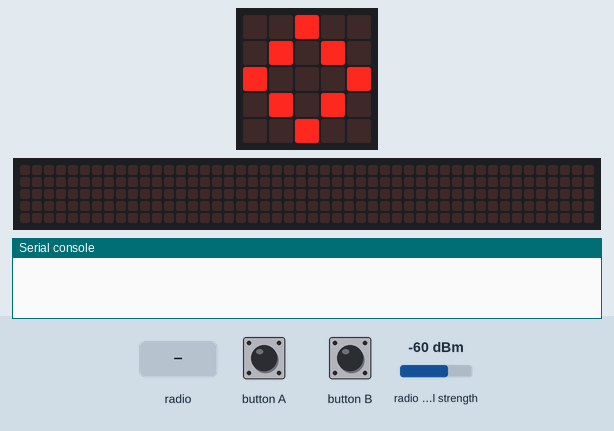
This program was run on a simulated BBC micro:bit running MicroPython. Shown: the board's 5×5 LED display, a strip that is not on the board, showing the scrolling text unrolled, the last lines printed to the serial console. The test bench sets the inputs (shaded band); at power-on: radio signal strength -60 dBm. Random numbers come from a fixed seed; no radio messages arrive unless stated (any console line starting 'radio sent:' is added by the test bench); the 48×5 strip is a reading aid, not a part: it shows the text the display is scrolling, unrolled, one strip-width of it at a time.

Above: at 5.1 s.
At 6.7 s:
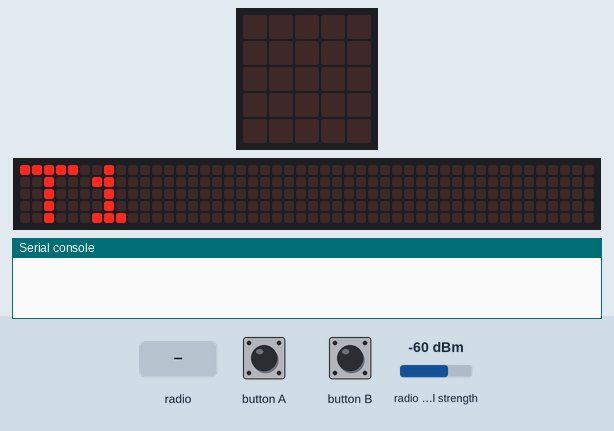
8.0 s: button B pressed for 0.15 s
At 9.7 s:
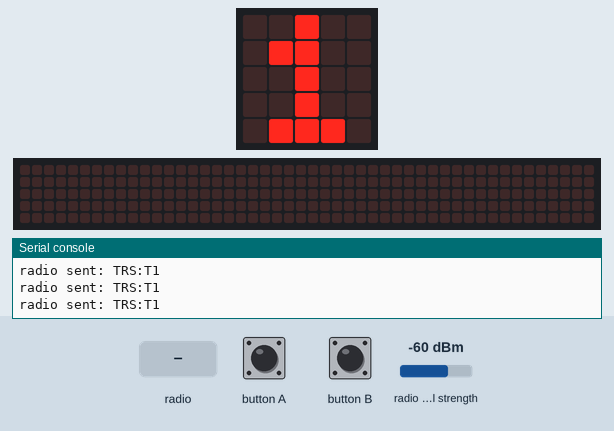
10.0 s: radio message "TRS:{}" arrives
11.5 s: radio message "CLAIM:" arrives
13.0 s: button B pressed for 1 s
At 14.4 s:
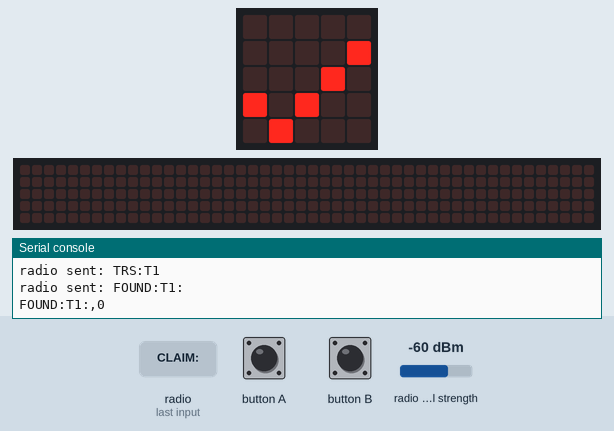
16.7 s: button B pressed for 3.2 s
At 17.1 s:
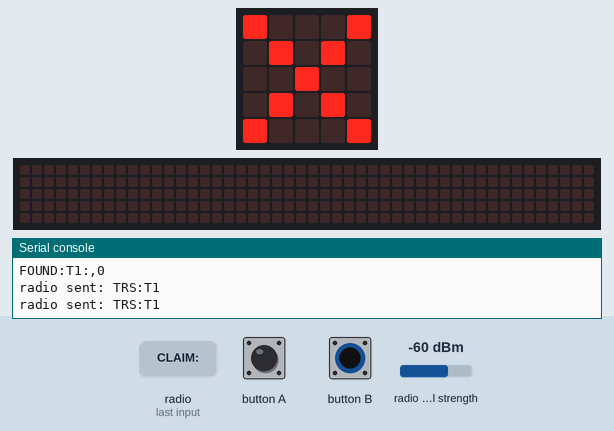
Timing chart, 0 to 19.7 s (numbered marks = the images above; inputs shaded):
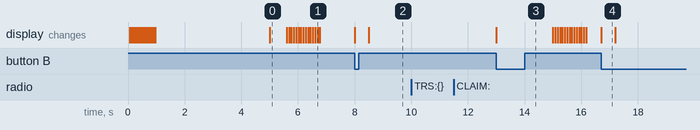

The program:

mb_treasure.py
```python
# mb_treasure.py - Treasure Hunt TEST version
# Flash onto treasure micro:bits.
# In the 3-micro:bit test, ONE treasure is plugged into USB and acts as the relay.
# REUSE: minus the serial relay section below = full version mb_treasure.py (see treasure_hunt\microbit\mb_treasure.py)
# RADIO_GROUP=42, RADIO_POWER=3 (lower power = better proximity ranging)

import radio
import microbit
from microbit import display, button_a, button_b, Image, sleep, running_time
import random

# ---------------------------------------------------------------------------
# Calibration constants (recalibrate each session with actual hardware)
# ---------------------------------------------------------------------------
RSSI_HOT   = -50   # very close / found  <- CALIBRATE THIS each session
RSSI_WARM  = -65   # getting warmer       <- CALIBRATE THIS each session
RSSI_FLOOR = -80   # max useful range     <- CALIBRATE THIS each session

RADIO_GROUP = 42
RADIO_POWER = 3    # lower power = better proximity range

BROADCAST_INTERVAL = 300   # ms between TRS broadcasts
BROADCAST_JITTER   = 80    # ±ms jitter
CLAIM_WINDOW_MS    = 10000 # max ms between CLAIM and B-press on treasure

# ---------------------------------------------------------------------------
# ID assignment via Button B presses during 5-second boot window
# Button A confirms immediately (or wait 5 s for default T1)
# ---------------------------------------------------------------------------
def assign_id():
    display.scroll('T?', delay=60, wait=False)
    press_count = 0
    deadline = running_time() + 5000
    while running_time() < deadline:
        if button_b.was_pressed():
            press_count += 1
            display.show(str(press_count))
        if button_a.was_pressed():
            break
    treasure_id = max(1, min(5, press_count)) if press_count > 0 else 1
    return 'T{}'.format(treasure_id)

TREASURE_ID = assign_id()

# Show treasure chest icon then ID
display.show(Image.DIAMOND)
sleep(600)
display.scroll(TREASURE_ID, delay=80)

# ---------------------------------------------------------------------------
# Radio setup
# ---------------------------------------------------------------------------
radio.config(group=RADIO_GROUP, power=RADIO_POWER, queue=8, length=64)
radio.on()

# ---------------------------------------------------------------------------
# State
# ---------------------------------------------------------------------------
last_claim         = None   # hunter_id of most recent CLAIM received
last_claim_time_ms = 0      # running_time() when claim arrived
next_broadcast_ms  = 0      # schedule next TRS broadcast

# ---------------------------------------------------------------------------
# Helper: MicroPython v2 bytes decoding (REQUIRED for receive_full)
# ---------------------------------------------------------------------------
def decode_packet(packet):
    """Return (text, rssi) or (None, None) if packet is invalid."""
    if packet is None:
        return None, None
    raw, rssi_val, _ = packet
    if isinstance(raw, bytes):
        text = "".join(chr(b) for b in raw[3:] if 32 <= b < 127).strip()
    else:
        text = str(raw).strip()
    return text, rssi_val

# ---------------------------------------------------------------------------
# Main loop
# ---------------------------------------------------------------------------
while True:
    now = running_time()

    # --- Broadcast TRS beacon ---
    if now >= next_broadcast_ms:
        radio.send('TRS:{}'.format(TREASURE_ID))
        next_broadcast_ms = now + BROADCAST_INTERVAL + random.randint(-BROADCAST_JITTER, BROADCAST_JITTER)

    # --- Receive radio packets ---
    packet = radio.receive_full()
    text, rssi_val = decode_packet(packet)

    if text:
        # --- SERIAL RELAY (remove this block for full version) ---
        # This section is only active when the micro:bit is USB-connected.
        # Forwards every received packet to the computer as: <text>,<rssi>
        # In the full version a dedicated bridge micro:bit handles this role.
        print('{},{}'.format(text, rssi_val))
        # --- END SERIAL RELAY ---

        # Track incoming CLAIM packets
        if text.startswith('CLAIM:'):
            # Format: CLAIM:H<id>
            parts = text.split(':')
            if len(parts) == 2:
                last_claim = parts[1]          # e.g. 'H1'
                last_claim_time_ms = running_time()

    # --- FOUND mechanic: Button B on treasure confirms find ---
    if button_b.was_pressed():
        if (last_claim is not None and
                (running_time() - last_claim_time_ms) <= CLAIM_WINDOW_MS):
            found_msg = 'FOUND:{}:{}'.format(TREASURE_ID, last_claim)
            radio.send(found_msg)
            # Also print to serial so relay (this device) captures it
            print('{},{}'.format(found_msg, 0))
            display.show(Image.YES)
            sleep(2000)
            display.scroll(TREASURE_ID, delay=80)
            last_claim = None
            last_claim_time_ms = 0
        else:
            # No recent claim or window expired - flash to indicate nothing to confirm
            display.show(Image.NO)
            sleep(500)
            display.show(TREASURE_ID[1])  # show numeric part
```

Measured:
- after the input at 8.0 s, the display: first changes at once (image 2 shows a later state)
- after the input at 13.0 s, the display: changes at once (image 3)
- after the input at 16.7 s, the display: changes at once (image 4)
- what the display in image 0 shows lasts 0.6 s, from 5.0 s to 5.6 s
- what the display in image 4 shows lasts 0.5 s, from 16.7 s to 17.2 s
